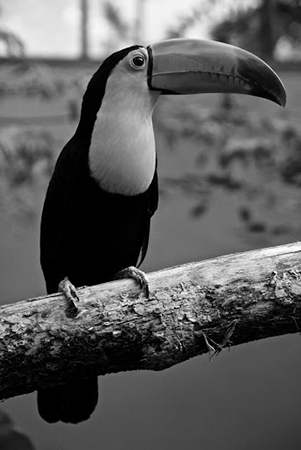
#> input picture data/img_1.png, 301 x 450 px, found by its file name
$ python demo.py
#> lines starting #> are read from the running program, lines starting #| are printed output that depends on the picture
#> further down, image is the input picture: shape (450, 301); min 0, max 255, mean 91.3
#| Image shape: (450, 301)
### graphCut/graphModel.py
import networkx as nx
import numpy as np
import maxflow
from time import time

INFINITY = float('inf')


class GraphModel(object):
    def __init__(self, _image, source_label, _labels):
#> called with source_label = 0
        self.h, self.w = _image.shape
#> self.h = 450; self.w = 301
        self.image = _image
        self.labels = _labels
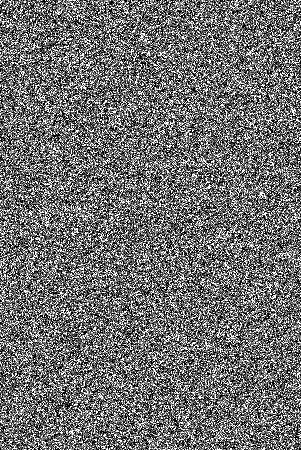
#> self.labels: shape (450, 301) int64; min 0, max 255, mean 112.7
        self.s_label = source_label
        # create graph
        self.G = nx.grid_2d_graph(self.h, self.w, create_using=nx.DiGraph)
        self.G.add_node("s")  # source node
        self.G.add_node("t")  # target node
        self.init_graph()
        self.init_maxflow_weights()

    def init_graph(self):
        nodes = self.G.nodes  # graph nodes
        # create edges
        for node in nodes:
            if node not in ["s", "t"]:
                self.G.add_edge("s", node)  # edge from source to current node
                self.G.add_edge(node, "t")  # edge from current to target node

        # add weights
        for edge in self.G.edges():
            if not ("t" in edge or "s" in edge):
                start, end = edge
                im_xy1 = self.image[start]
                im_xy2 = self.image[end]
                weight = (im_xy1 - im_xy2) ** 2
                self.G[start][end]['weight'] = weight
#> this loop made 811198 passes
#> (im_xy1, im_xy2, weight) on passes 1, 2, 4, 5, 6, 8, 9, 10, 12, 13, 14, 16: (194, 198, 63504), (194, 194, 0), (198, 194, 16), (198, 202, 63504), (198, 198, 0), (202, 198, 16), (202, 202, 0), (202, 202, 0), (202, 202, 0), (202, 200, 4), (202, 202, 0), (200, 202, 64516)

    def init_weights(self, labels):
        to_remove = []
        self.labels = labels
        for edge in self.G.edges():
            start, end = edge
            # add s-t weights
            if "t" in edge or "s" in edge:
                weight = INFINITY
                if "s" == start:
                    im_xy = self.image[end]
                    weight = (im_xy - self.s_label) ** 2

                if "t" == end:
                    lab_xy = labels[start]
                    if lab_xy != self.s_label:
                        weight = (self.image[start] - lab_xy) ** 2  # D_p(f_p)
                self.G[start][end]['weight'] = weight

    def init_maxflow_weights(self):
        # Edges pointing right
        self.up_structure = np.zeros((3, 3))
        self.down_structure = np.zeros((3, 3))
        self.left_structure = np.zeros((3, 3))
        self.right_structure = np.zeros((3, 3))
        self.up_structure[0, 1] = 1
        self.down_structure[2, 1] = 1
        self.left_structure[1, 0] = 1
        self.right_structure[1, 2] = 1

        self.up_weights = np.zeros(self.image.shape)
        self.down_weights = np.zeros(self.image.shape)
        self.left_weights = np.zeros(self.image.shape)
        self.right_weights = np.zeros(self.image.shape)

        self.up_weights[1:, :] = (self.labels[1:, :] - self.labels[:-1, :]) ** 2
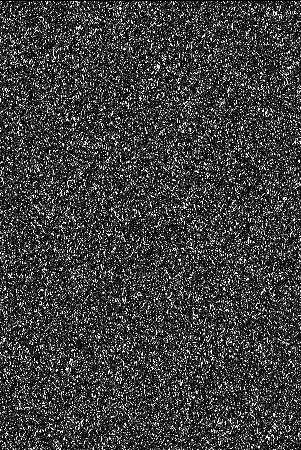
#> self.up_weights: shape (450, 301) float64; min 0, max 65025, mean 15428.1; drawn with min black and max white
        self.down_weights[:-1, :] = (self.labels[1:, :] - self.labels[:-1, :]) ** 2
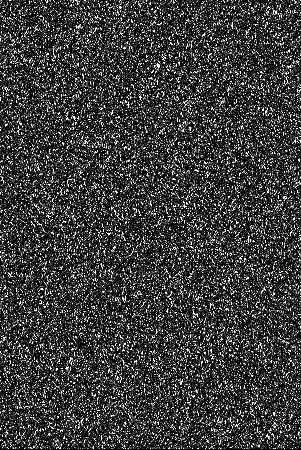
#> self.down_weights: shape (450, 301) float64; min 0, max 65025, mean 15428.1; drawn with min black and max white
        self.left_weights[:, 1:] = (self.labels[:, 1:] - self.labels[:, :-1]) ** 2
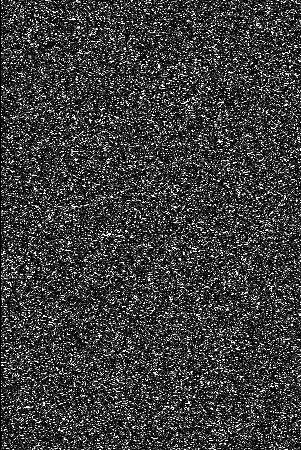
#> self.left_weights: shape (450, 301) float64; min 0, max 65025, mean 15419.4; drawn with min black and max white
        self.right_weights[:, :-1] = (self.labels[:, 1:] - self.labels[:, :-1]) ** 2
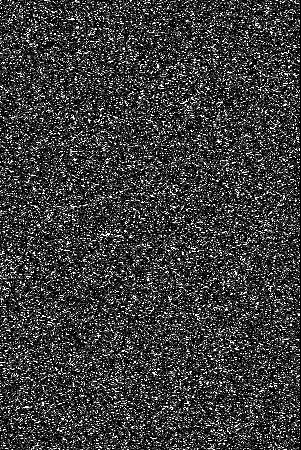
#> self.right_weights: shape (450, 301) float64; min 0, max 65025, mean 15419.4; drawn with min black and max white

    def get_maxflow_object(self):
        sr_weights = np.zeros((self.h, self.w))
        tr_weights = np.zeros((self.h, self.w))

        for i in range(self.h):
            for j in range(self.w):
                sr_weights[i, j] = self.G['s'][(i, j)]['weight']
                tr_weights[i, j] = self.G[(i, j)]['t']['weight']

        g = maxflow.Graph[int]()
        nodeids = g.add_grid_nodes(self.image.shape)
        g.add_grid_edges(nodeids, structure=self.up_structure, weights=self.up_weights, symmetric=False)
        g.add_grid_edges(nodeids, structure=self.down_structure, weights=self.down_weights, symmetric=False)
        g.add_grid_edges(nodeids, structure=self.left_structure, weights=self.left_weights, symmetric=False)
        g.add_grid_edges(nodeids, structure=self.right_structure, weights=self.right_weights, symmetric=False)
        g.add_grid_tedges(nodeids, sr_weights, tr_weights)

        return g, nodeids

    def cut_graph(self):
        """Return label of each image node (source/target) using maxflow-mincut"""
        start = time()
        labels = np.zeros((self.h, self.w))
        g, nodeids = self.get_maxflow_object()
        g.maxflow()
        sgm = g.get_grid_segments(nodeids)
        for i in range(self.h):
            for j in range(self.w):
                if sgm[i, j]:
                    labels[i, j] = self.s_label
                else:
                    labels[i, j] = self.labels[i, j]
        # if a node is clustered with source, it takes the source label
        # otherwise it keeps its previous label (for alpha-expansion) or take target label (0)
        end = time()
        print("Computed graph cut in %f.3(s)" % (end-start))
        return labels

    # [14 lines left out: function get_neighbours, not called in this run]

    @staticmethod
    def get_pos(row, col, width):
        return row*width + col

    # [5 lines left out: function get_coord, not called in this run]

### graphCut/alphaExpansion.py
import numpy as np
from graphModel import GraphModel


def alpha_expansion(_image, max_it=1000, levels=[0, 51, 102, 153, 255], count_cond=5):
    """Performs multi-label segmentation with alpha expansion algorithm (based on GraphModel class)"""
    n_levels = len(levels)  # total levels
    labels = np.random.choice(levels, size=_image.shape)  # each pixel gets random level
    graph = GraphModel(_image, 0, _labels=labels)
    count = 0
    g_count = 0
    for it in range(max_it):
        # select an alpha class randomly
        alpha_class = levels[np.random.randint(n_levels)]
        # initialize a graph for binary segmentation alpha vs not alpha
        graph.s_label = alpha_class
        graph.init_weights(labels)
        # perform graph cut, pixels that remain linked with alpha are labeled alpha, others that were previously labeled
        # not alpha, keep their label if not linked with alpha
        new_labels = graph.cut_graph()

        if np.array_equal(labels, new_labels):  # if the labels did not change
            count += 1  # after count_cond=5 update without any change in labels, end the iteration
        else:
            count = 0
        if count > count_cond:
            break
        labels = new_labels
        g_count += 1
#> after the loop, g_count = 0
    print(g_count, "Graph Cuts performed")
    return labels

### demo.py
from graphModel import GraphModel
from alphaExpansion import alpha_expansion
import cv2
import argparse


# read image
filename = "../data/img_1.png"
image = cv2.imread(filename, 0)
cv2.imshow('original image', image)
cv2.waitKey(0)
print("Image shape:", image.shape)

# segment using alpha expansion
#> (the run stopped early here; a loop or call above may not have finished)
